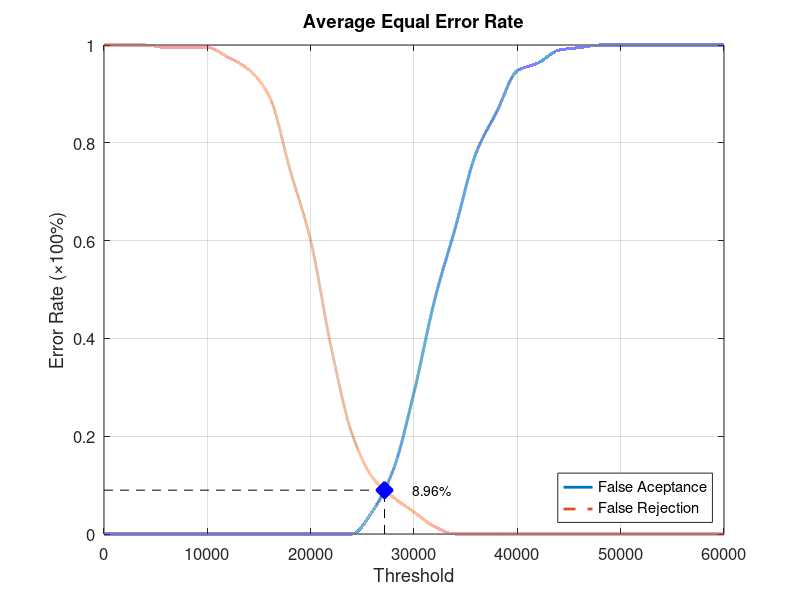
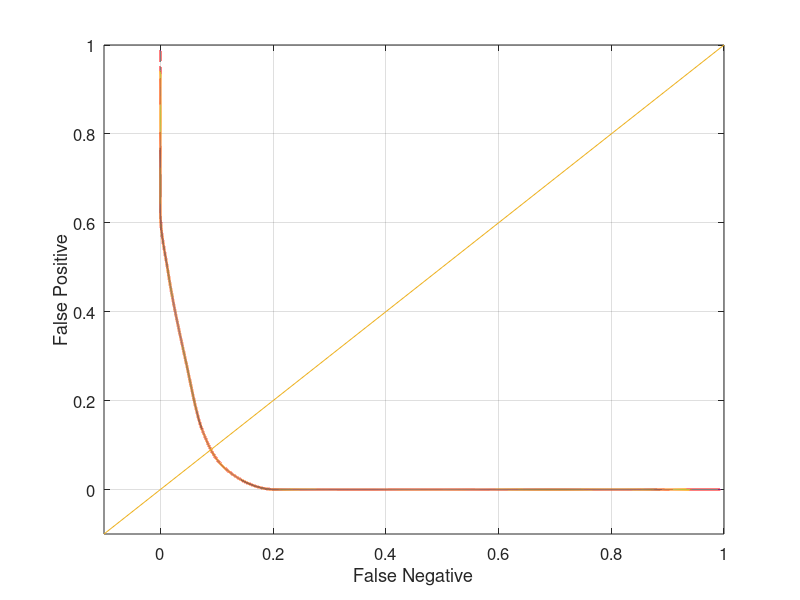

Recreate these plots in MATLAB, in order.
function yEER = Database3_1
close all;
clear;
clc;
x = 0:2000:60000;
xq = 0:0.5:60000;

y0 = [0 0 0 0 0 0 0 0 0 0 0 0 0 0.0473684 0.131579 0.289474 0.478947 0.626316 0.778947 0.863158 0.947368 0.963158 0.989474 0.994737 1 1 1 1 1 1 1];
yy0 = interp1(x, y0, xq, 'pchip');
y1 = [1 1 1 0.995 0.995 0.995 0.975 0.95 0.895 0.745 0.6 0.38 0.205 0.115 0.075 0.045 0.015 0 0 0 0 0 0 0 0 0 0 0 0 0 0];
yy1 = interp1(x, y1, xq, 'pchip');

% Calculating EER: 
y2 = abs(y0 - y1);
find(y2 == min(y2))
yy2 = abs(yy0 - yy1);
xEER = find(yy2 == min(yy2));
xEERIndex = xq(xEER) % X-axis EER
yEER = yy0(xEER) % Y-axis EER

main = figure
plot(xq, yy0,'-','LineWidth', 2);	hold on
plot(xq, yy1,'--','LineWidth', 2);	hold on
plot([xEERIndex xEERIndex], [0 yEER], 'k--');	hold on
plot([0 xEERIndex], [yEER yEER], 'k--');	hold on
plot(xEERIndex, yEER, 'bx', 'LineWidth', 10);	hold on
text(xEERIndex + 10 * xEERIndex / 100, yEER, [num2str(round((10000 * yEER)) / 100) '%'])
legend('False Aceptance', 'False Rejection', 'Location', 'SouthEast')
xlabel('Threshold')
ylabel('Error Rate (\times100%)')
title('Average Equal Error Rate')
set(gca, 'FontSize', 12)
axis([0 60000 0 1])
grid on

print(main, 'Database3_1Main', '-dpng');
FNRxFPR = figure('Color', [1 1 1]);
plot(yy1, yy0, '-', yy1, yy0, 'LineWidth', 2);
hold on
y = -0.1:0.1:1
plot(y, y); 
set(gca, 'FontSize', 12)
xlabel('False Negative')
ylabel('False Positive')
axis([-0.1 1 -0.1 1])
set(gca, 'FontSize', 12)
grid on

print(FNRxFPR, 'Database3_1FNRxFPR','-dpng');
end
